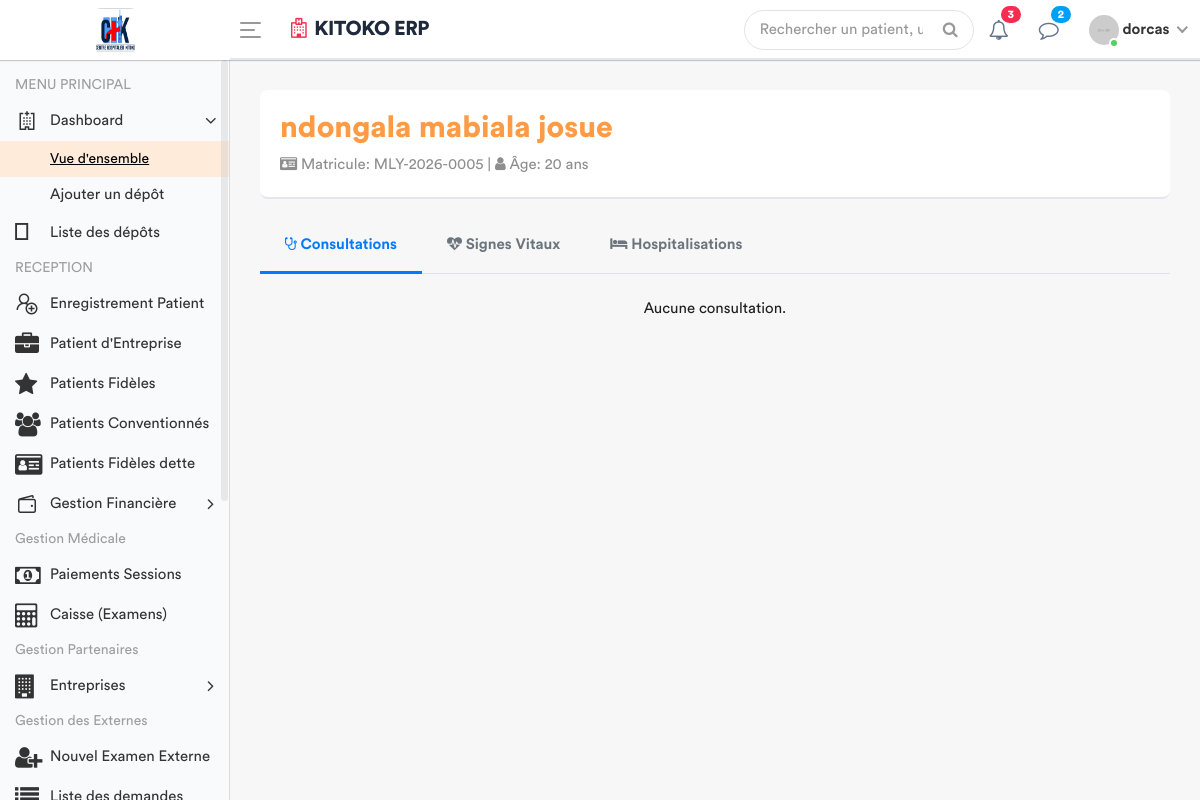
Screenshot of /dossier-medical/5/ (signed in) with the database file from the repository.
### apps/models.py (models this page shows, shortened)
class Patient(models.Model):
    TYPE_CHOICES = [
        ('SIMPLE', 'Patient Simple'),
        ('FIDELE', 'Patient Fidèle'),
        ('CONVENTIONNE', 'Patient Conventionné'),
    ]
    code_patient = models.CharField(max_length=20, unique=True, editable=False)
    noms = models.CharField(max_length=100)
    service = models.ForeignKey('Service', on_delete=models.PROTECT, related_name='patients', null=True)
    sexe = models.CharField(max_length=1, choices=[('M', 'Masculin'), ('F', 'Féminin')])
    age = models.CharField(max_length=30)
    adresse = models.TextField()
    telephone = models.CharField(max_length=20)
    type_patient = models.CharField(max_length=15, choices=TYPE_CHOICES, default='SIMPLE')
    a_carte_fidelite = models.BooleanField(default=False, verbose_name="Possède carte de fidélité")
    entreprise = models.ForeignKey(
        'Entreprise',
        on_delete=models.SET_NULL,
        null=True,
        blank=True,
        related_name='patients',
        verbose_name="Entreprise (si conventionné)"
    )
    fiche_payee = models.BooleanField(default=False)
    created_by = models.ForeignKey(User, on_delete=models.SET_NULL, null=True, related_name='patients_crees')
    date_creation = models.DateTimeField(auto_now_add=True)
    date_modification = models.DateTimeField(auto_now=True)

### apps/views.py (the view)
# urls.py: path('dossier-medical/<int:patient_id>/', views.dossier_medical_complet, name='dossier_medical_complet'),
@login_required
def dossier_medical_complet(request, patient_id):
    patient = get_object_or_404(Patient, id=patient_id)
    if not patient.fiche_payee:
        messages.error(request, "Accès refusé.")
        return redirect('liste_patients')
    historique_consultations = Consultation.objects.filter(
        triage__patient=patient
    ).order_by('-date_creation').prefetch_related(
        'examens__prestation',
        'ordonnance_set__medicaments'
    ).select_related('triage', 'medecin')
    hospitalisations = Hospitalisation.objects.filter(patient=patient).order_by('-date_entree')
    signes_vitaux = SigneVital.objects.filter(patient=patient).order_by('-date_prelevement')
    role = Fonction.objects.filter(userKey=request.user).first()
    fonctionKey = role.fonctionKey.roleName if role and role.fonctionKey else None
    context = {
        'patient': patient,
        'consultations': historique_consultations,
        'hospitalisations': hospitalisations,
        'signes_vitaux': signes_vitaux,
        'fonctionKey':fonctionKey
    }
    return render(request, 'back-end/patient/dossier_medical.html', context)

### apps/templates/back-end/patient/dossier_medical.html (shortened to what this page needs)
<!DOCTYPE html>
{% load static %}
<html lang="fr">
<head>
    {% include 'back-end/includes/css.html' %}
</head>
<body>
    <div class="main-wrapper">
        {% include 'back-end/includes/header.html' %}
        {% include 'back-end/includes/sidebar.html' %}
        <div class="page-wrapper">
            <div class="content container-fluid">
                <div class="profile-header">
                    <h2 class="text-primary font-weight-bold">{{ patient.noms }}</h2>
                    <p class="text-muted mb-0">
                        <i class="fa fa-id-card"></i> Matricule: {{ patient.code_patient }} |
                        <i class="fa fa-user"></i> Âge: {{ patient.age }} ans
                    </p>
                </div>
                <ul class="nav nav-tabs nav-tabs-custom" role="tablist">
                    <li class="nav-item"><a class="nav-link active" data-toggle="tab" href="#cons_tab"><i class="fa fa-stethoscope"></i> Consultations</a></li>
                    <li class="nav-item"><a class="nav-link" data-toggle="tab" href="#sv_tab"><i class="fa fa-heartbeat"></i> Signes Vitaux</a></li>
                    <li class="nav-item"><a class="nav-link" data-toggle="tab" href="#hosp_tab"><i class="fa fa-bed"></i> Hospitalisations</a></li>
                </ul>
                <div class="tab-content pt-4">
                    <div class="tab-pane fade show active" id="cons_tab">
                        {% for cons in consultations %}
                        <div class="card card-custom mb-4">
                            <div class="card-body">
                                <div class="d-flex justify-content-between mb-3 border-bottom pb-2">
                                    <h5 class="text-info"><i class="fa fa-calendar"></i> {{ cons.date_creation|date:"d/m/Y H:i" }}</h5>
                                    <span class="badge badge-primary">Médecin: {{ cons.medecin.username }}</span>
                                </div>
                                <div class="row mb-3">
                                    <div class="col-md-6"><h6>Motif</h6><p class="text-secondary">{{ cons.motif_consultation }}</p></div>
                                    <div class="col-md-6"><h6>Diagnostic</h6><p class="font-weight-bold text-dark">{{ cons.hypothese_diagnostique }}</p></div>
                                </div>
                                {% if cons.examens.all %}
                                <h6 class="text-primary mt-3"><i class="fa fa-flask"></i> Examens (Labo/Imagerie)</h6>
                                <table class="table table-sm table-bordered">
                                    <thead class="thead-light"><tr><th>Examen</th><th>Statut</th><th>Résultat</th></tr></thead>
                                    <tbody>
                                        {% for ex in cons.examens.all %}
                                        <tr><td>{{ ex.prestation.libelle }}</td><td><span class="badge badge-secondary">{{ ex.get_statut_display }}</span></td><td>{{ ex.resultat|default:"En attente" }}</td></tr>
                                        {% endfor %}
                                    </tbody>
                                </table>
                                {% endif %}
                                {% if cons.ordonnance_set.all %}
                                <h6 class="text-danger mt-3"><i class="fa fa-file-prescription"></i> Ordonnances</h6>
                                <div class="p-2 bg-light border-left border-danger">
                                    {% for ord in cons.ordonnance_set.all %}
                                        <ul class="list-unstyled mb-0">
                                            {% for med in ord.medicaments.all %}
                                            <li><i class="fa fa-caret-right"></i> <strong>{{ med.nom_medicament }}</strong> - {{ med.posologie }}</li>
                                            {% endfor %}
                                        </ul>
                                    {% endfor %}
                                </div>
                                {% endif %}
                            </div>
                        </div>
                        {% empty %}
                        <p class="text-center">Aucune consultation.</p>
                        {% endfor %}
                    </div>
                </div>
            </div>
        </div>
    </div>
</body>
</html>

### apps/templates/back-end/includes/header.html (shortened to what this page needs)
{% load static %}
<div class="header" style="background: #ffffff; border-bottom: 2px solid #e2e8f0;">
    <div class="header-left" style="background: #ffffff;">
        <a href="{% url 'home' %}" class="logo">
            <img src="{% static 'front-end/assets/images/banner/logo2.jpg' %}" width="45" height="45" alt="Moyanoli" style="border-radius: 8px;">
        </a>
    </div>
    <a id="toggle_btn" href="javascript:void(0);" style="color: #007bff;">
        <span class="bar-icon">
            <span></span>
            <span></span>
            <span></span>
        </span>
    </a>
    <div class="page-title-box">
        <h3 style="color: #1e293b; font-weight: 700; letter-spacing: -0.5px;">
            <i class="fa fa-hospital-o text-danger mr-2"></i>KITOKO ERP
        </h3>
    </div>
    <ul class="nav user-menu">
        <li class="nav-item">
            <div class="top-nav-search">
                <form action="#">
                    <input class="form-control" type="text" placeholder="Rechercher un patient, un dossier...">
                    <button class="btn" type="submit"><i class="fa fa-search"></i></button>
                </form>
            </div>
        </li>
        <li class="nav-item dropdown">
            <a href="#" class="dropdown-toggle nav-link" data-toggle="dropdown">
                <i class="fa fa-bell-o" style="color: #64748b;"></i> <span class="badge badge-pill bg-danger">3</span>
            </a>
        </li>
        <li class="nav-item dropdown">
            <a href="#" class="dropdown-toggle nav-link" data-toggle="dropdown">
                <i class="fa fa-comment-o" style="color: #64748b;"></i> <span class="badge badge-pill bg-info">2</span>
            </a>
        </li>
        <li class="nav-item dropdown has-arrow main-drop">
            <a href="#" class="dropdown-toggle nav-link" data-toggle="dropdown">
                <span class="user-img">
                    <img src="{% static 'back-end/assets/img/profiles/avatar-21.jpg' %}" alt="">
                    <span class="status online"></span>
                </span>
                <span style="font-weight: 600;">{{ user.username }}</span>
            </a>
        </li>
    </ul>
</div>

### apps/templates/back-end/patient/dossier_medical.html (style rules this page uses)
.profile-header { background: #fff; border-bottom: 2px solid #e3e6f0; padding: 20px; border-radius: 8px; margin-bottom: 20px; }
.nav-tabs-custom .nav-link { border: none; font-weight: 600; color: #6c757d; padding: 15px 25px; }
.nav-tabs-custom .nav-link.active { color: #007bff; border-bottom: 3px solid #007bff; background: transparent; }

### rows the page displays
Patient: noms "ndongala mabiala josue", code_patient "MLY-2026-0005", age "20"

### other values shown
{{ user.username }} "dorcas"
